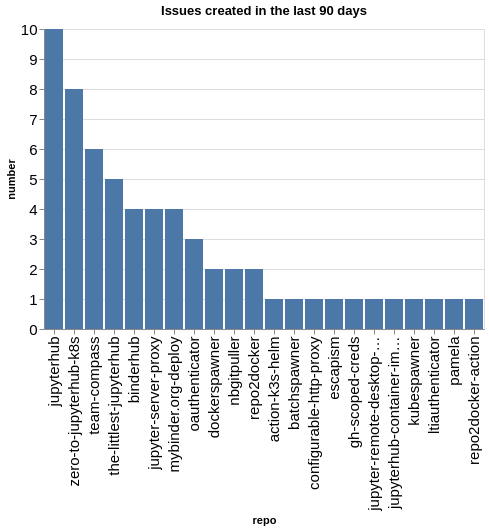

This figure's notebook cell:
### Code cell
created_counts = created.groupby(['org', 'repo']).count()['number'].reset_index()
created_counts['org/repo'] = created_counts.apply(lambda a: a['org'] + '/' + a['repo'], axis=1)
sorted_vals = created_counts.sort_values(['org', 'number'], ascending=False)['repo'].values
alt.Chart(data=created_counts, title=f"Issues created in the last {n_days} days").mark_bar().encode(
    x=alt.X('repo', sort=alt.Sort(sorted_vals.tolist())),
    y='number',
)

### Figure 1 — Vega-Lite specification as saved in the notebook (floating-point values rounded to 4 significant figures)
{"config": {"axisLeft": {"labelFontSize": 15}, "axisBottom": {"labelFontSize": 15}}, "data": {"name": "data-ad1a89addd2b86315a4e3278b279ed36"}, "mark": {"type": "bar"}, "encoding": {"x": {"field": "repo", "sort": ["jupyterhub", "zero-to-jupyterhub-k8s", "team-compass", "the-littlest-jupyterhub", "binderhub", "jupyter-server-proxy", "mybinder.org-deploy", "oauthenticator", "dockerspawner", "nbgitpuller", "repo2docker", "action-k3s-helm", "batchspawner", "configurable-http-proxy", "escapism", "gh-scoped-creds", "jupyter-remote-desktop-proxy", "jupyterhub-container-images", "kubespawner", "ltiauthenticator", "pamela", "repo2docker-action"], "type": "nominal"}, "y": {"field": "number", "type": "quantitative"}}, "title": "Issues created in the last 90 days", "$schema": "https://vega.github.io/schema/vega-lite/v5.20.1.json", "datasets": {"data-ad1a89addd2b86315a4e3278b279ed36": [{"org": "jupyterhub", "repo": "action-k3s-helm", "number": 1, "org/repo": "jupyterhub/action-k3s-helm"}, {"org": "jupyterhub", "repo": "batchspawner", "number": 1, "org/repo": "jupyterhub/batchspawner"}, {"org": "jupyterhub", "repo": "binderhub", "number": 4, "org/repo": "jupyterhub/binderhub"}, {"org": "jupyterhub", "repo": "configurable-http-proxy", "number": 1, "org/repo": "jupyterhub/configurable-http-proxy"}, {"org": "jupyterhub", "repo": "dockerspawner", "number": 2, "org/repo": "jupyterhub/dockerspawner"}, {"org": "jupyterhub", "repo": "escapism", "number": 1, "org/repo": "jupyterhub/escapism"}, {"org": "jupyterhub", "repo": "gh-scoped-creds", "number": 1, "org/repo": "jupyterhub/gh-scoped-creds"}, {"org": "jupyterhub", "repo": "jupyter-remote-desktop-proxy", "number": 1, "org/repo": "jupyterhub/jupyter-remote-desktop-proxy"}, {"org": "jupyterhub", "repo": "jupyter-server-proxy", "number": 4, "org/repo": "jupyterhub/jupyter-server-proxy"}, {"org": "jupyterhub", "repo": "jupyterhub", "number": 10, "org/repo": "jupyterhub/jupyterhub"}, {"org": "jupyterhub", "repo": "jupyterhub-container-images", "number": 1, "org/repo": "jupyterhub/jupyterhub-container-images"}, {"org": "jupyterhub", "repo": "kubespawner", "number": 1, "org/repo": "jupyterhub/kubespawner"}, {"org": "jupyterhub", "repo": "ltiauthenticator", "number": 1, "org/repo": "jupyterhub/ltiauthenticator"}, {"org": "jupyterhub", "repo": "mybinder.org-deploy", "number": 4, "org/repo": "jupyterhub/mybinder.org-deploy"}, {"org": "jupyterhub", "repo": "nbgitpuller", "number": 2, "org/repo": "jupyterhub/nbgitpuller"}, {"org": "jupyterhub", "repo": "oauthenticator", "number": 3, "org/repo": "jupyterhub/oauthenticator"}, {"org": "jupyterhub", "repo": "pamela", "number": 1, "org/repo": "jupyterhub/pamela"}, {"org": "jupyterhub", "repo": "repo2docker", "number": 2, "org/repo": "jupyterhub/repo2docker"}, {"org": "jupyterhub", "repo": "repo2docker-action", "number": 1, "org/repo": "jupyterhub/repo2docker-action"}, {"org": "jupyterhub", "repo": "team-compass", "number": 6, "org/repo": "jupyterhub/team-compass"}, {"org": "jupyterhub", "repo": "the-littlest-jupyterhub", "number": 5, "org/repo": "jupyterhub/the-littlest-jupyterhub"}, {"org": "jupyterhub", "repo": "zero-to-jupyterhub-k8s", "number": 8, "org/repo": "jupyterhub/zero-to-jupyterhub-k8s"}]}}
